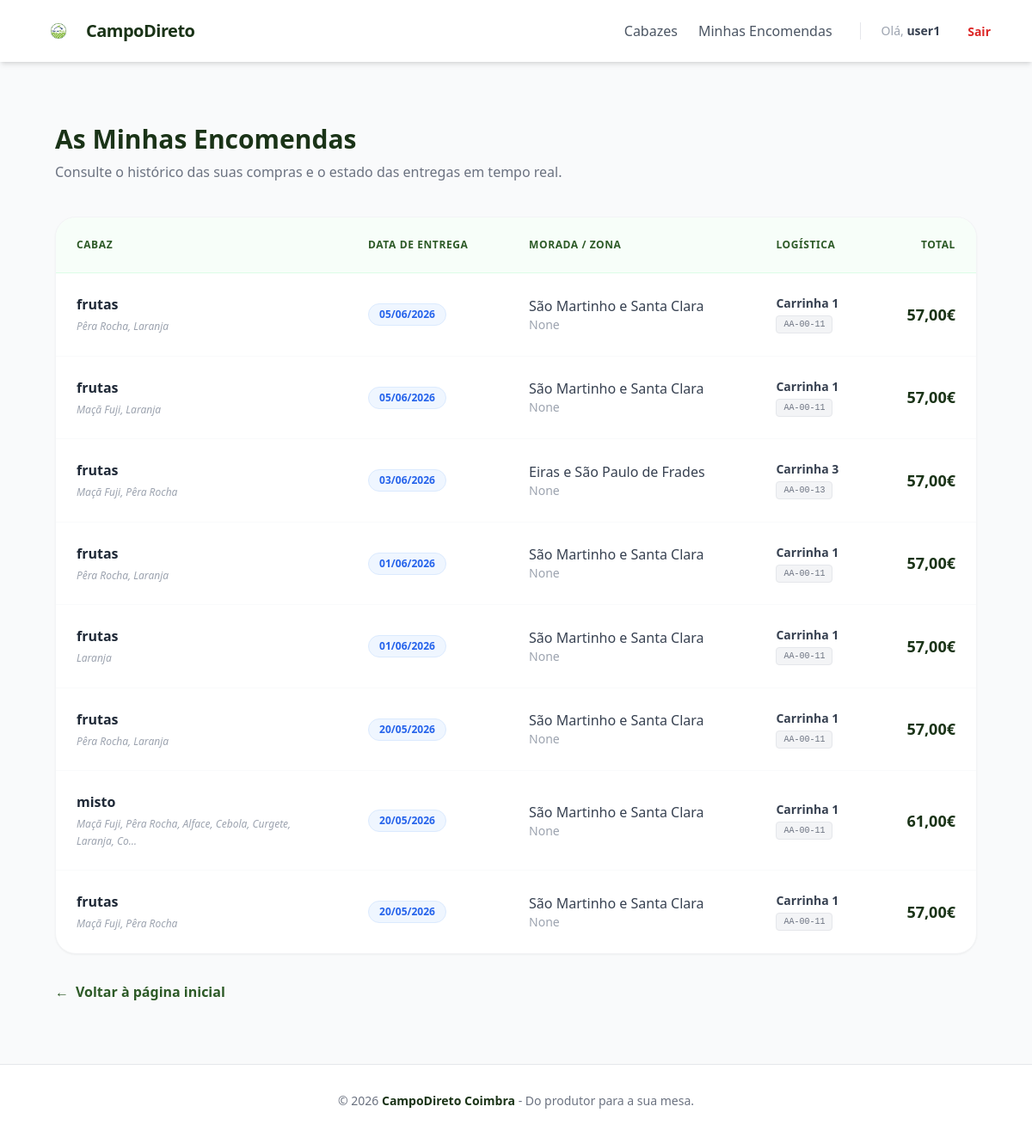
The app's page /orders/historico/ (signed in), older data.
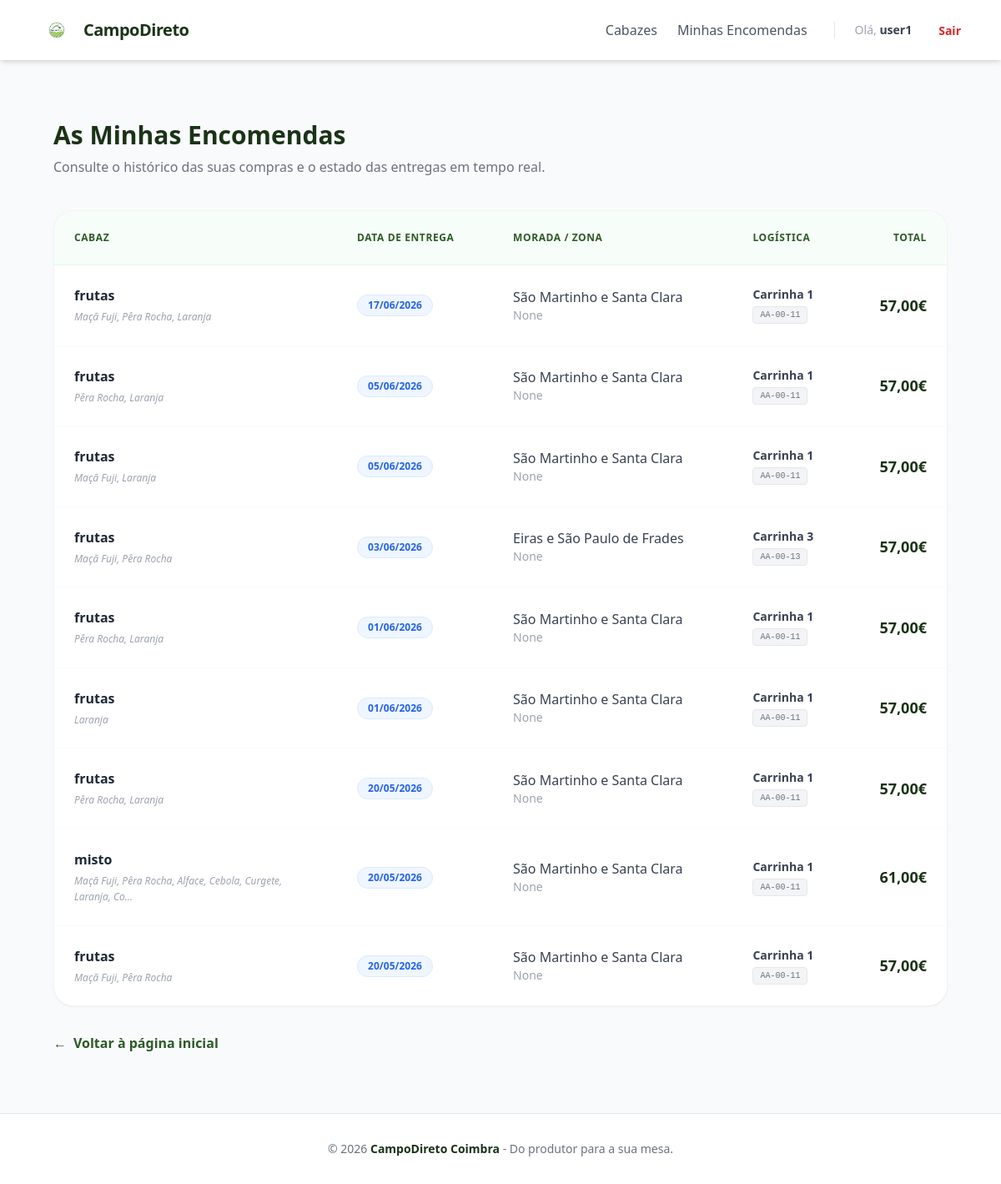
The same page, newer data.
### orders/models.py (models this page shows, shortened)
class OrderItem(models.Model):
    order = models.ForeignKey(Order, related_name="items", on_delete=models.CASCADE)
    cabaz = models.ForeignKey(Cabaz, on_delete=models.CASCADE)
    quantity = models.IntegerField(default=1)
    price = models.DecimalField(max_digits=10, decimal_places=2)
    selected_products = models.TextField(blank=True, null=True)

class Order(models.Model):
    customer = models.ForeignKey(CustomUser, on_delete=models.CASCADE)
    order_date = models.DateTimeField(auto_now_add=True)
    delivery_date = models.DateField()
    address_detail = models.CharField(
        max_length=255, verbose_name="Morada (Rua, Nº, Andar) "
    )
    zip_code = models.CharField(max_length=10, blank=True, null=True)
    zone = models.ForeignKey(Zone, on_delete=models.SET_NULL, null=True)
    vehicle = models.ForeignKey(
        Vehicle, on_delete=models.SET_NULL, null=True, blank=True
    )
    driver = models.ForeignKey(Driver, on_delete=models.SET_NULL, null=True, blank=True)
    status = models.CharField(max_length=20, choices=ORDER_STATUS, default="pendente")
    total_price = models.DecimalField(max_digits=10, decimal_places=2, default=0.00)

### cabazes/models.py (models this page shows, shortened)
class Cabaz(models.Model):
    name = models.CharField(max_length=50, choices=CABAZ_TYPES)
    price = models.DecimalField(max_digits=6, decimal_places=2)
    weight = models.DecimalField(max_digits=6, decimal_places=2)
    description = models.TextField()
    image = models.ImageField(upload_to="cabazes_images/", blank=True, null=True)
    products = models.ManyToManyField(Product, blank=True)

### logistics/models.py (models this page shows, shortened)
class Zone(models.Model):
    name = models.CharField(max_length=100)

class Vehicle(models.Model):
    name = models.CharField(max_length=100)
    license_plate = models.CharField(max_length=20)
    zone = models.ForeignKey(Zone, on_delete=models.CASCADE)

### orders/views.py (the view)
# urls.py: path("historico/", views.historico_encomendas, name="historico_encomendas"),
@login_required
def historico_encomendas(request):
    encomendas = Order.objects.filter(customer=request.user).order_by("-delivery_date")
    return render(request, "orders/historico.html", {"encomendas": encomendas})

### templates/orders/historico.html (shortened to what this page needs)
{% extends 'base.html' %} {% block content %}
<div class="max-w-6xl mx-auto px-4 py-8">
  <div class="mb-10">
    <h1 class="text-3xl font-bold text-primary mb-2">As Minhas Encomendas</h1>
    <p class="text-gray-500">
      Consulte o histórico das suas compras e o estado das entregas em tempo
      real.
    </p>
  </div>
  {% if encomendas %}
  <div
    class="bg-white rounded-3xl shadow-sm border border-gray-100 overflow-hidden"
  >
    <div class="overflow-x-auto">
      <table class="w-full text-left border-collapse">
        <thead>
          <tr class="bg-green-50/50 text-secondary border-b border-green-100">
            <th class="p-6 font-bold uppercase text-xs tracking-wider">
              Cabaz
            </th>
            <th class="p-6 font-bold uppercase text-xs tracking-wider">
              Data de Entrega
            </th>
            <th class="p-6 font-bold uppercase text-xs tracking-wider">
              Morada / Zona
            </th>
            <th class="p-6 font-bold uppercase text-xs tracking-wider">
              Logística
            </th>
            <th
              class="p-6 font-bold uppercase text-xs tracking-wider text-right"
            >
              Total
            </th>
          </tr>
        </thead>
        <tbody class="divide-y divide-gray-50">
          {% for order in encomendas %}
          <tr class="hover:bg-gray-50/80 transition-colors group">
            <td class="p-6">
              {% for item in order.items.all %}
              <div class="mb-3 last:mb-0">
                <div class="font-bold text-gray-800">{{ item.cabaz.name }}</div>
                <div
                  class="text-xs text-gray-400 italic mt-1 max-w-[250px] leading-relaxed"
                >
                  {{ item.selected_products|truncatechars:60 }}
                </div>
              </div>
              {% empty %}
              <span class="text-gray-300 italic text-sm"
                >Sem itens registrados</span
              >
              {% endfor %}
            </td>
            <td class="p-6">
              <span
                class="inline-flex items-center px-3 py-1 rounded-full text-xs font-bold bg-blue-50 text-blue-600 border border-blue-100"
              >
                {{ order.delivery_date|date:"d/m/Y" }}
              </span>
            </td>
            <td class="p-6 text-gray-600">
              <div class="font-medium text-gray-700">{{ order.zone.name }}</div>
              <div class="text-sm text-gray-400">{{ order.zip_code }}</div>
            </td>
            <td class="p-6">
              <div class="flex flex-col gap-1">
                <span class="text-sm font-bold text-gray-700"
                  >{{ order.vehicle.name }}</span
                >
                <div class="flex items-center gap-2">
                  <span
                    class="text-[10px] font-mono bg-gray-100 text-gray-500 px-2 py-0.5 rounded border border-gray-200 uppercase"
                  >
                    {{ order.vehicle.license_plate }}
                  </span>
                </div>
              </div>
            </td>
            <td class="p-6 text-right">
              <span class="text-lg font-black text-primary">
                {{ order.total_price }}€
              </span>
            </td>
          </tr>
          {% endfor %}
        </tbody>
      </table>
    </div>
  </div>
  {% endif %}
  <div class="mt-8">
    <a
      href="/"
      class="inline-flex items-center text-secondary font-bold hover:gap-2 transition-all"
    >
      <span class="mr-2">←</span> Voltar à página inicial
    </a>
  </div>
</div>
{% endblock %}

Row changes from the older to the newer data that the page shows:
added Order: delivery_date "17/06/2026", zone.name "São Martinho e Santa Clara", zip_code "None", vehicle.name "Carrinha 1", vehicle.license_plate "AA-00-11", total_price "57,00"
added OrderItem: cabaz.name "frutas", selected_products "Maçã Fuji, Pêra Rocha, Laranja", shown under "17/06/2026"
